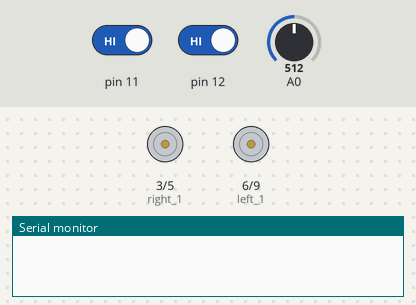
The sketch below on a simulated Arduino Uno, built with avr-gcc and run on an emulated ATmega328P. Shown: motor-driver pin pairs drawn as motors (green arrow = first pin HIGH = forward, orange = second pin HIGH = backward, longer = more drive), the last lines printed to the serial monitor. The inputs (shaded band) are chosen by the test bench; at power-on: pin 12 HIGH, A0 = 512, pin 11 HIGH.

Above: at 1.2 s.
1.3 s: pin 12 driven LOW
At 2.5 s:
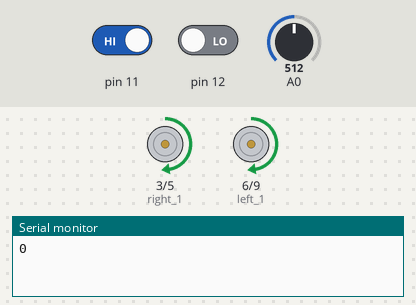
2.8 s: A0 set to 716
At 3.9 s:
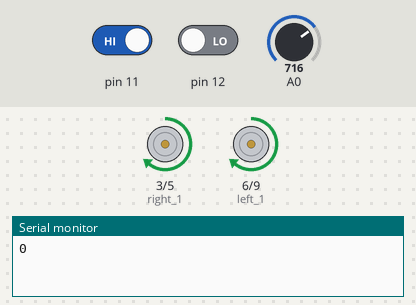
4.3 s: pin 11 driven LOW
At 5.0 s:
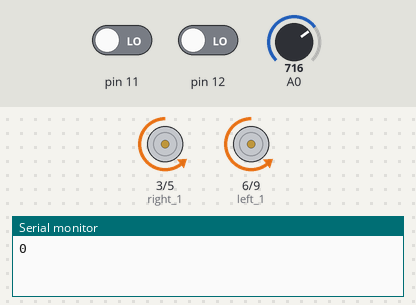
5.8 s: A0 set to 900
At 6.2 s:
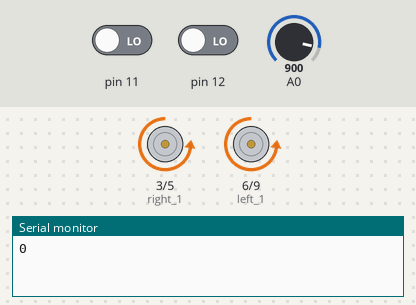
7.3 s: A0 set to 511
At 8.5 s:
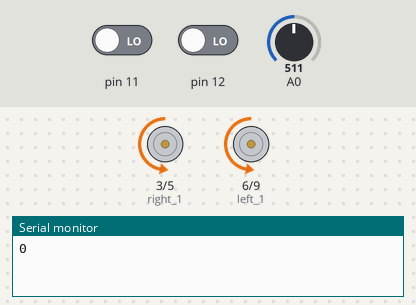
8.8 s: A0 set to 122
At 9.6 s:
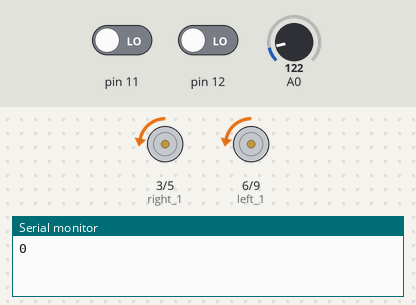
Timing chart, 0 to 11.3 s (numbered marks = the images above; inputs shaded):
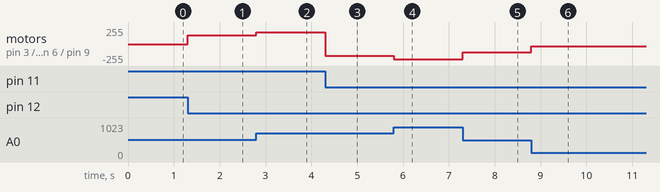

Measured:
- after the input at 1.3 s, motor on pin 3 (right_1) / pin 5 (right_2), motor on pin 6 (left_1) / pin 9 (left_2): stopped → forward 128/255 at once
- after the input at 2.8 s, motor on pin 3 (right_1) / pin 5 (right_2), motor on pin 6 (left_1) / pin 9 (left_2): forward 128/255 → forward 179/255 at once
- after the input at 4.3 s, motor on pin 3 (right_1) / pin 5 (right_2), motor on pin 6 (left_1) / pin 9 (left_2): forward 179/255 → backward 179/255 at once
- after the input at 5.8 s, motor on pin 3 (right_1) / pin 5 (right_2), motor on pin 6 (left_1) / pin 9 (left_2): backward 179/255 → backward 225/255 at once
- after the input at 7.3 s, motor on pin 3 (right_1) / pin 5 (right_2), motor on pin 6 (left_1) / pin 9 (left_2): backward 225/255 → backward 127/255 at once
- after the input at 8.8 s, motor on pin 3 (right_1) / pin 5 (right_2), motor on pin 6 (left_1) / pin 9 (left_2): backward 127/255 → backward 30/255 at once

The sketch:

Registro_y_Visualizacion.ino
```cpp
// Control de motores en L298
// Pines enable deben estar en positivo en el L298
class Controller298 {
  private:
    bool state = false;
    int vel = 0;
    int right_1 = 3;
    int right_2 = 5;
    int left_1 = 6;
    int left_2 = 9;

  public:
    bool getState() {
      Serial.println(state);
      return state;
    }

    void setOutputPins(int r1, int r2, int l1, int l2) {
      right_1 = r1;
      right_2 = r2;
      left_1 = l1;
      left_2 = l2;
    }

    void setState(bool s) {
      state = s;
      if (s == false) {
        analogWrite(right_1, 0);
        analogWrite(right_2, 0);
        analogWrite(left_1, 0);
        analogWrite(left_2, 0);
      }
    }

    void setVel(int v) {
      vel = v/4;
      //Serial.println(vel);
    }

    void Forward() {
      if (state == false) return;
      analogWrite(right_1, vel);
      analogWrite(right_2, 0);
      analogWrite(left_1, vel);
      analogWrite(left_2, 0);
    }

    void Backward() {
      if (state == false) return;
      analogWrite(right_1, 0);
      analogWrite(right_2, vel);
      analogWrite(left_1, 0);
      analogWrite(left_2, vel);
    }

    void Left() {
      if (state == false) return;
      analogWrite(right_1, 0);
      analogWrite(right_2, 0);
      analogWrite(left_1, vel);
      analogWrite(left_2, 0);
    }

    void Right() {
      if (state == false) return;
      analogWrite(right_1, vel);
      analogWrite(right_2, 0);
      analogWrite(left_1, 0);
      analogWrite(left_2, 0);
    }
};

bool readedState = HIGH;
bool lastState = HIGH;

bool readedSentido = HIGH;
bool lastSentido = HIGH;

bool sentido = false;
Controller298 control;

void setup() {
  Serial.begin(9600);
  pinMode(12, INPUT);
  pinMode(11, INPUT);
  pinMode(9, OUTPUT);
  pinMode(6, OUTPUT);
  pinMode(5, OUTPUT);
  pinMode(3, OUTPUT);

  control.setState(false);
}

void loop() {
  readedState = digitalRead(12);
  if (readedState == LOW && lastState == HIGH) {
    control.setState(!control.getState());
  }
  lastState = readedState;

  readedSentido = digitalRead(11);
  if (readedSentido == LOW && lastSentido == HIGH) {
    sentido = !sentido;
  }
  lastSentido = readedSentido;

  if (sentido == false) {
      control.Forward();
  } else {
    control.Backward();
  }
  control.setVel(analogRead(A0));
}
```
